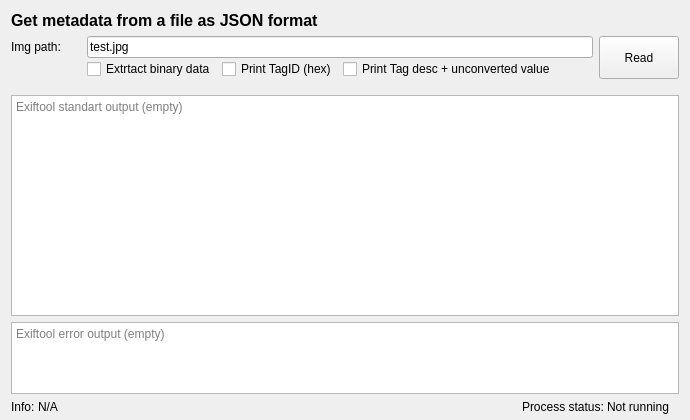
<?xml version="1.0" encoding="UTF-8"?>
<ui version="4.0">
 <class>Example2</class>
 <widget class="QWidget" name="Example2">
  <property name="geometry">
   <rect>
    <x>0</x>
    <y>0</y>
    <width>690</width>
    <height>420</height>
   </rect>
  </property>
  <property name="windowTitle">
   <string>Example 2</string>
  </property>
  <layout class="QVBoxLayout" name="verticalLayout">
   <property name="bottomMargin">
    <number>6</number>
   </property>
   <item>
    <widget class="QLabel" name="labelExampleTitle">
     <property name="font">
      <font>
       <pointsize>12</pointsize>
       <weight>75</weight>
       <bold>true</bold>
      </font>
     </property>
     <property name="text">
      <string>Get metadata from a file as JSON format</string>
     </property>
    </widget>
   </item>
   <item>
    <layout class="QGridLayout" name="gLayout">
     <property name="horizontalSpacing">
      <number>6</number>
     </property>
     <property name="verticalSpacing">
      <number>1</number>
     </property>
     <item row="0" column="0">
      <widget class="QLabel" name="labelImgPathTxt">
       <property name="minimumSize">
        <size>
         <width>70</width>
         <height>0</height>
        </size>
       </property>
       <property name="text">
        <string>Img path:</string>
       </property>
      </widget>
     </item>
     <item row="0" column="1" colspan="3">
      <widget class="QLineEdit" name="lineEditImgPath">
       <property name="text">
        <string>test.jpg</string>
       </property>
      </widget>
     </item>
     <item row="1" column="1">
      <widget class="QCheckBox" name="checkBoxExtractBinary">
       <property name="text">
        <string>Extrtact binary data</string>
       </property>
      </widget>
     </item>
     <item row="1" column="2">
      <widget class="QCheckBox" name="checkBoxPrintTagID">
       <property name="text">
        <string>Print TagID (hex)</string>
       </property>
      </widget>
     </item>
     <item row="1" column="3">
      <widget class="QCheckBox" name="checkBoxPrintDescValue">
       <property name="sizePolicy">
        <sizepolicy hsizetype="Expanding" vsizetype="Fixed">
         <horstretch>0</horstretch>
         <verstretch>0</verstretch>
        </sizepolicy>
       </property>
       <property name="text">
        <string>Print Tag desc + unconverted value</string>
       </property>
      </widget>
     </item>
     <item row="0" column="4" rowspan="2">
      <widget class="QPushButton" name="pushButtonRead">
       <property name="sizePolicy">
        <sizepolicy hsizetype="Minimum" vsizetype="Preferred">
         <horstretch>0</horstretch>
         <verstretch>0</verstretch>
        </sizepolicy>
       </property>
       <property name="text">
        <string>Read</string>
       </property>
      </widget>
     </item>
    </layout>
   </item>
   <item>
    <spacer name="verticalSpacer">
     <property name="orientation">
      <enum>Qt::Vertical</enum>
     </property>
     <property name="sizeType">
      <enum>QSizePolicy::Fixed</enum>
     </property>
     <property name="sizeHint" stdset="0">
      <size>
       <width>20</width>
       <height>10</height>
      </size>
     </property>
    </spacer>
   </item>
   <item>
    <widget class="QPlainTextEdit" name="textEditStdOut">
     <property name="focusPolicy">
      <enum>Qt::ClickFocus</enum>
     </property>
     <property name="tabChangesFocus">
      <bool>true</bool>
     </property>
     <property name="readOnly">
      <bool>true</bool>
     </property>
     <property name="placeholderText">
      <string>Exiftool standart output (empty)</string>
     </property>
    </widget>
   </item>
   <item>
    <widget class="QPlainTextEdit" name="textEditStdErr">
     <property name="maximumSize">
      <size>
       <width>16777215</width>
       <height>72</height>
      </size>
     </property>
     <property name="focusPolicy">
      <enum>Qt::ClickFocus</enum>
     </property>
     <property name="tabChangesFocus">
      <bool>true</bool>
     </property>
     <property name="readOnly">
      <bool>true</bool>
     </property>
     <property name="placeholderText">
      <string>Exiftool error output (empty)</string>
     </property>
    </widget>
   </item>
   <item>
    <layout class="QHBoxLayout" name="hLayoutStatus">
     <property name="spacing">
      <number>3</number>
     </property>
     <item>
      <widget class="QLabel" name="labelInfoTxt">
       <property name="text">
        <string>Info:</string>
       </property>
      </widget>
     </item>
     <item>
      <widget class="QLabel" name="labelInfo">
       <property name="sizePolicy">
        <sizepolicy hsizetype="Expanding" vsizetype="Preferred">
         <horstretch>0</horstretch>
         <verstretch>0</verstretch>
        </sizepolicy>
       </property>
       <property name="text">
        <string>N/A</string>
       </property>
      </widget>
     </item>
     <item>
      <widget class="QLabel" name="labelProcessStatusTxt">
       <property name="text">
        <string>Process status:</string>
       </property>
      </widget>
     </item>
     <item>
      <widget class="QLabel" name="labelProcessStatus">
       <property name="minimumSize">
        <size>
         <width>72</width>
         <height>0</height>
        </size>
       </property>
       <property name="text">
        <string>Not running</string>
       </property>
      </widget>
     </item>
    </layout>
   </item>
  </layout>
 </widget>
 <tabstops>
  <tabstop>lineEditImgPath</tabstop>
  <tabstop>checkBoxExtractBinary</tabstop>
  <tabstop>checkBoxPrintTagID</tabstop>
  <tabstop>checkBoxPrintDescValue</tabstop>
  <tabstop>pushButtonRead</tabstop>
  <tabstop>textEditStdOut</tabstop>
  <tabstop>textEditStdErr</tabstop>
 </tabstops>
 <resources/>
 <connections>
  <connection>
   <sender>lineEditImgPath</sender>
   <signal>returnPressed()</signal>
   <receiver>pushButtonRead</receiver>
   <slot>click()</slot>
   <hints>
    <hint type="sourcelabel">
     <x>569</x>
     <y>45</y>
    </hint>
    <hint type="destinationlabel">
     <x>636</x>
     <y>46</y>
    </hint>
   </hints>
  </connection>
 </connections>
</ui>
